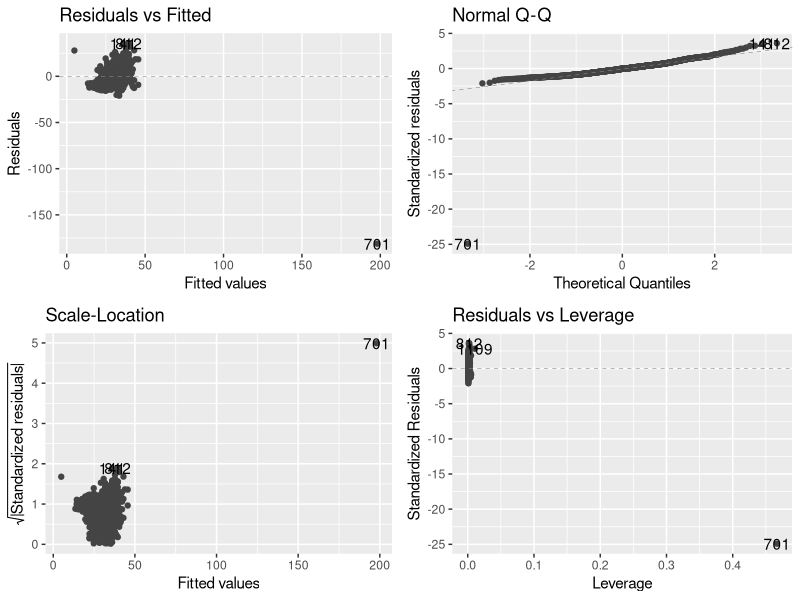
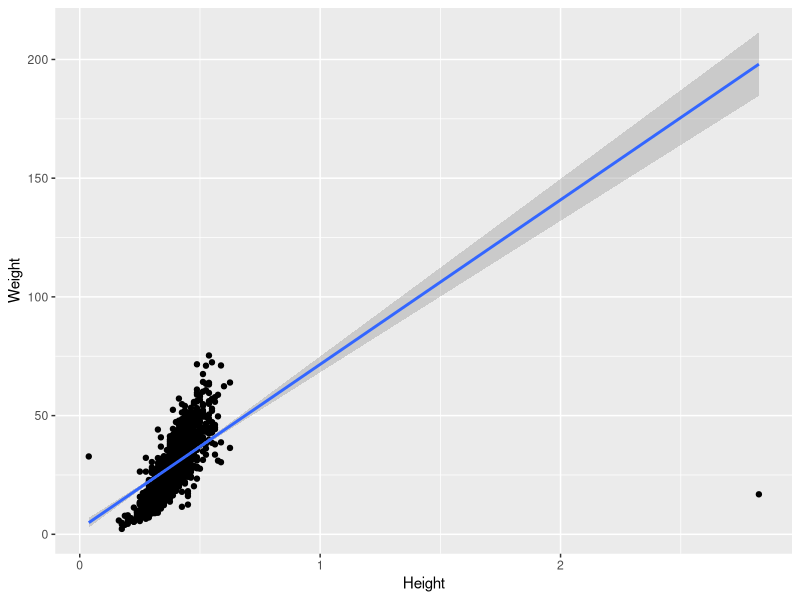

These charts were generated, in order, by the following R code:
## ---- chunk 1
rm(list=ls())
library(tidyverse)
library(here)
library(ggfortify)
## ---- chunk 2
crabs <- read.csv(here("data", "CrabAgePrediction.csv"))
glimpse(crabs)
## ---- chunk 3
crabs$Sex <- as.factor(crabs$Sex)
## ---- chunk 4
   female <-  crabs %>% group_by(Sex) %>% 
      filter(Sex == 'F')

## ---- chunk 5
model_hw <- lm(Weight ~ Height, data = female)
autoplot(model_hw, smooth.colour = NA)
## ---- chunk 6
anova(model_hw)
summary(model_hw)
ggplot(female, aes( x= Height, y= Weight)) + geom_point() + geom_smooth(method = 'lm')
